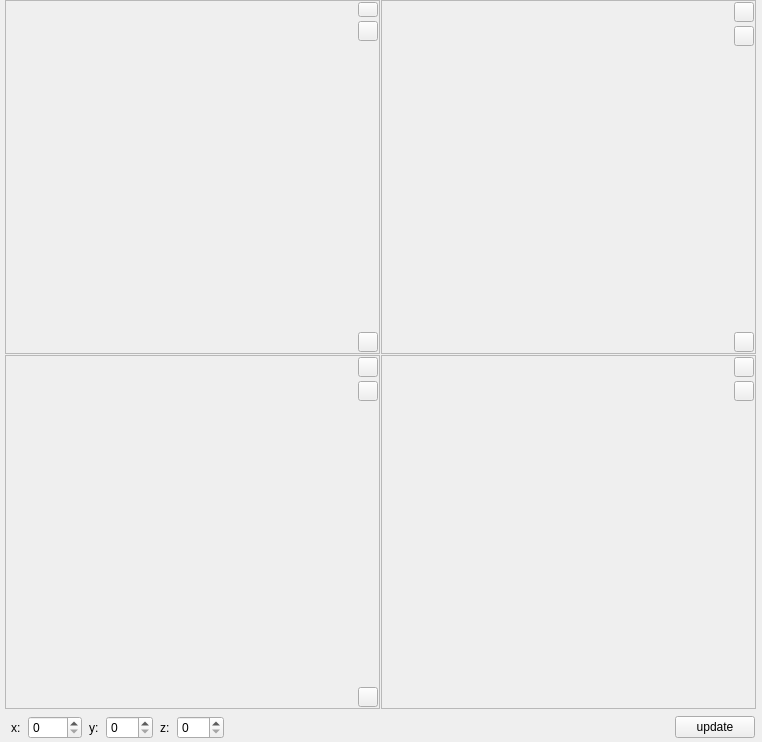
  <widget class="QWidget" name="centralwidget">
   <layout class="QHBoxLayout" name="horizontalLayout_3">
    <property name="spacing">
     <number>7</number>
    </property>
    <property name="leftMargin">
     <number>5</number>
    </property>
    <property name="topMargin">
     <number>0</number>
    </property>
    <property name="rightMargin">
     <number>4</number>
    </property>
    <property name="bottomMargin">
     <number>0</number>
    </property>
    <item>
     <layout class="QGridLayout" name="viewGridLayout">
      <property name="spacing">
       <number>1</number>
      </property>
      <item row="6" column="0">
       <widget class="QFrame" name="image3frame">
        <property name="frameShape">
         <enum>QFrame::StyledPanel</enum>
        </property>
        <property name="frameShadow">
         <enum>QFrame::Raised</enum>
        </property>
        <layout class="QHBoxLayout" name="horizontalLayout_4">
         <property name="spacing">
          <number>1</number>
         </property>
         <property name="leftMargin">
          <number>1</number>
         </property>
         <property name="topMargin">
          <number>1</number>
         </property>
         <property name="rightMargin">
          <number>1</number>
         </property>
         <property name="bottomMargin">
          <number>1</number>
         </property>
         <item>
          <widget class="QVTKWidget" name="image3View">
           <property name="sizePolicy">
            <sizepolicy hsizetype="Expanding" vsizetype="Expanding">
             <horstretch>0</horstretch>
             <verstretch>0</verstretch>
            </sizepolicy>
           </property>
           <property name="minimumSize">
            <size>
             <width>350</width>
             <height>350</height>
            </size>
           </property>
          </widget>
         </item>
         <item>
          <layout class="QVBoxLayout" name="verticalLayout_3">
           <property name="spacing">
            <number>4</number>
           </property>
           <item>
            <widget class="QPushButton" name="LLBtn">
             <property name="maximumSize">
              <size>
               <width>20</width>
               <height>20</height>
              </size>
             </property>
             <property name="toolTip">
              <string>Expand this view to the entire window</string>
             </property>
             <property name="text">
              <string/>
             </property>
             <property name="icon">
              <iconset resource="../../resources/Project.qrc">
               <normaloff>:/icons/expandwin.png</normaloff>:/icons/expandwin.png</iconset>
             </property>
             <property name="iconSize">
              <size>
               <width>15</width>
               <height>15</height>
              </size>
             </property>
             <property name="flat">
              <bool>false</bool>
             </property>
            </widget>
           </item>
           <item>
            <widget class="QPushButton" name="LLBtn2">
             <property name="maximumSize">
              <size>
               <width>20</width>
               <height>20</height>
              </size>
             </property>
             <property name="toolTip">
              <string>Restore the four-panel display configuration</string>
             </property>
             <property name="text">
              <string/>
             </property>
             <property name="icon">
              <iconset resource="../../resources/Project.qrc">
               <normaloff>:/icons/LayoutFourViews.png</normaloff>:/icons/LayoutFourViews.png</iconset>
             </property>
             <property name="iconSize">
              <size>
               <width>15</width>
               <height>15</height>
              </size>
             </property>
            </widget>
           </item>
           <item>
            <spacer name="verticalSpacer_2">
             <property name="orientation">
              <enum>Qt::Vertical</enum>
             </property>
             <property name="sizeHint" stdset="0">
              <size>
               <width>20</width>
               <height>40</height>
              </size>
             </property>
            </spacer>
           </item>
           <item>
            <widget class="QPushButton" name="LLSelectImgBtn">
             <property name="maximumSize">
              <size>
               <width>20</width>
               <height>20</height>
              </size>
             </property>
             <property name="text">
              <string/>
             </property>
             <property name="icon">
              <iconset resource="../../resources/Project.qrc">
               <normaloff>:/icons/downarrow.png</normaloff>:/icons/downarrow.png</iconset>
             </property>
             <property name="iconSize">
              <size>
               <width>15</width>
               <height>15</height>
              </size>
             </property>
            </widget>
           </item>
          </layout>
         </item>
        </layout>
       </widget>
      </item>
      <item row="6" column="1">
       <widget class="QFrame" name="image4frame">
        <property name="frameShape">
         <enum>QFrame::StyledPanel</enum>
        </property>
        <property name="frameShadow">
         <enum>QFrame::Raised</enum>
        </property>
        <layout class="QHBoxLayout" name="horizontalLayout_6">
         <property name="spacing">
          <number>1</number>
         </property>
         <property name="leftMargin">
          <number>1</number>
         </property>
         <property name="topMargin">
          <number>1</number>
         </property>
         <property name="rightMargin">
          <number>1</number>
         </property>
         <property name="bottomMargin">
          <number>1</number>
         </property>
         <item>
          <widget class="QVTKWidget" name="image4View">
           <property name="sizePolicy">
            <sizepolicy hsizetype="Expanding" vsizetype="Expanding">
             <horstretch>0</horstretch>
             <verstretch>0</verstretch>
            </sizepolicy>
           </property>
           <property name="minimumSize">
            <size>
             <width>350</width>
             <height>350</height>
            </size>
           </property>
          </widget>
         </item>
         <item>
          <layout class="QVBoxLayout" name="verticalLayout_9">
           <property name="spacing">
            <number>4</number>
           </property>
           <item>
            <widget class="QPushButton" name="LRBtn">
             <property name="maximumSize">
              <size>
               <width>20</width>
               <height>20</height>
              </size>
             </property>
             <property name="toolTip">
              <string>Expand this view to the entire window</string>
             </property>
             <property name="text">
              <string/>
             </property>
             <property name="icon">
              <iconset resource="../../resources/Project.qrc">
               <normaloff>:/icons/expandwin.png</normaloff>:/icons/expandwin.png</iconset>
             </property>
             <property name="iconSize">
              <size>
               <width>15</width>
               <height>15</height>
              </size>
             </property>
             <property name="flat">
              <bool>false</bool>
             </property>
            </widget>
           </item>
           <item>
            <widget class="QPushButton" name="LRBtn2">
             <property name="maximumSize">
              <size>
               <width>20</width>
               <height>20</height>
              </size>
             </property>
             <property name="toolTip">
              <string>Restore the four-panel display configuration</string>
             </property>
             <property name="text">
              <string/>
             </property>
             <property name="icon">
              <iconset resource="../../resources/Project.qrc">
               <normaloff>:/icons/LayoutFourViews.png</normaloff>:/icons/LayoutFourViews.png</iconset>
             </property>
             <property name="iconSize">
              <size>
               <width>15</width>
               <height>15</height>
              </size>
             </property>
            </widget>
           </item>
           <item>
            <spacer name="verticalSpacer_4">
             <property name="orientation">
              <enum>Qt::Vertical</enum>
             </property>
             <property name="sizeHint" stdset="0">
              <size>
               <width>20</width>
               <height>40</height>
              </size>
             </property>
            </spacer>
           </item>
          </layout>
         </item>
        </layout>
       </widget>
      </item>
      <item row="8" column="0" colspan="4">
       <layout class="QHBoxLayout" name="horizontalLayout_2">
        <property name="spacing">
         <number>6</number>
        </property>
        <item>
         <widget class="QWidget" name="xyzwidget" native="true">
          <layout class="QHBoxLayout" name="horizontalLayout_7">
           <property name="spacing">
            <number>7</number>
           </property>
           <property name="leftMargin">
            <number>6</number>
           </property>
           <property name="topMargin">
            <number>6</number>
           </property>
           <property name="rightMargin">
            <number>3</number>
           </property>
           <property name="bottomMargin">
            <number>3</number>
           </property>
           <item>
            <widget class="QLabel" name="label">
             <property name="text">
              <string>x:</string>
             </property>
            </widget>
           </item>
           <item>
            <widget class="QSpinBox" name="xSpinBox">
             <property name="sizePolicy">
              <sizepolicy hsizetype="Fixed" vsizetype="Fixed">
               <horstretch>0</horstretch>
               <verstretch>0</verstretch>
              </sizepolicy>
             </property>
             <property name="maximum">
              <number>9999</number>
             </property>
            </widget>
           </item>
           <item>
            <widget class="QLabel" name="label_2">
             <property name="text">
              <string>y:</string>
             </property>
            </widget>
           </item>
           <item>
            <widget class="QSpinBox" name="ySpinBox">
             <property name="sizePolicy">
              <sizepolicy hsizetype="Fixed" vsizetype="Fixed">
               <horstretch>0</horstretch>
               <verstretch>0</verstretch>
              </sizepolicy>
             </property>
             <property name="maximum">
              <number>999</number>
             </property>
            </widget>
           </item>
           <item>
            <widget class="QLabel" name="label_3">
             <property name="text">
              <string>z:</string>
             </property>
            </widget>
           </item>
           <item>
            <widget class="QSpinBox" name="zSpinBox">
             <property name="sizePolicy">
              <sizepolicy hsizetype="Fixed" vsizetype="Fixed">
               <horstretch>0</horstretch>
               <verstretch>0</verstretch>
              </sizepolicy>
             </property>
             <property name="maximum">
              <number>999</number>
             </property>
            </widget>
           </item>
           <item>
            <widget class="QWidget" name="windowlevelwidget" native="true">
             <property name="enabled">
              <bool>true</bool>
             </property>
             <property name="minimumSize">
              <size>
               <width>0</width>
               <height>0</height>
              </size>
             </property>
             <property name="maximumSize">
              <size>
               <width>16777215</width>
               <height>20</height>
              </size>
             </property>
             <layout class="QGridLayout" name="gridLayout">
              <item row="0" column="2">
               <widget class="QDoubleSpinBox" name="windowDoubleSpinBoxUR">
                <property name="maximumSize">
                 <size>
                  <width>51</width>
                  <height>100</height>
                 </size>
                </property>
                <property name="maximum">
                 <double>9999.000000000000000</double>
                </property>
               </widget>
              </item>
              <item row="1" column="2">
               <widget class="QDoubleSpinBox" name="windowDoubleSpinBoxLR">
                <property name="maximumSize">
                 <size>
                  <width>51</width>
                  <height>100</height>
                 </size>
                </property>
                <property name="maximum">
                 <double>9999.000000000000000</double>
                </property>
               </widget>
              </item>
              <item row="1" column="1">
               <widget class="QDoubleSpinBox" name="levelDoubleSpinBoxLL">
                <property name="maximumSize">
                 <size>
                  <width>51</width>
                  <height>100</height>
                 </size>
                </property>
                <property name="maximum">
                 <double>9999.000000000000000</double>
                </property>
               </widget>
              </item>
              <item row="0" column="3">
               <widget class="QDoubleSpinBox" name="levelDoubleSpinBoxUR">
                <property name="maximumSize">
                 <size>
                  <width>51</width>
                  <height>100</height>
                 </size>
                </property>
                <property name="maximum">
                 <double>9999.000000000000000</double>
                </property>
               </widget>
              </item>
              <item row="0" column="0">
               <widget class="QDoubleSpinBox" name="windowDoubleSpinBoxUL">
                <property name="maximumSize">
                 <size>
                  <width>51</width>
                  <height>100</height>
                 </size>
                </property>
                <property name="maximum">
                 <double>9999.000000000000000</double>
                </property>
               </widget>
              </item>
              <item row="0" column="1">
               <widget class="QDoubleSpinBox" name="levelDoubleSpinBoxUL">
                <property name="maximumSize">
                 <size>
                  <width>51</width>
                  <height>100</height>
                 </size>
                </property>
                <property name="maximum">
                 <double>9999.000000000000000</double>
                </property>
               </widget>
              </item>
              <item row="1" column="0">
               <widget class="QDoubleSpinBox" name="windowDoubleSpinBoxLL">
                <property name="maximumSize">
                 <size>
                  <width>51</width>
                  <height>100</height>
                 </size>
                </property>
                <property name="maximum">
                 <double>9999.000000000000000</double>
                </property>
               </widget>
              </item>
              <item row="1" column="3">
               <widget class="QDoubleSpinBox" name="levelDoubleSpinBoxLR">
                <property name="maximumSize">
                 <size>
                  <width>51</width>
                  <height>100</height>
                 </size>
                </property>
                <property name="maximum">
                 <double>9999.000000000000000</double>
                </property>
               </widget>
              </item>
              <item row="0" column="4">
               <widget class="QDoubleSpinBox" name="doubleSpinBox">
                <property name="maximumSize">
                 <size>
                  <width>51</width>
                  <height>100</height>
                 </size>
                </property>
               </widget>
              </item>
              <item row="1" column="4">
               <widget class="QDoubleSpinBox" name="doubleSpinBox_2">
                <property name="maximumSize">
                 <size>
                  <width>51</width>
                  <height>100</height>
                 </size>
                </property>
               </widget>
              </item>
             </layout>
            </widget>
           </item>
           <item>
            <spacer name="horizontalSpacer">
             <property name="orientation">
              <enum>Qt::Horizontal</enum>
             </property>
             <property name="sizeHint" stdset="0">
              <size>
               <width>40</width>
               <height>20</height>
              </size>
             </property>
            </spacer>
           </item>
           <item>
            <widget class="QPushButton" name="updateBtn">
             <property name="text">
              <string>update</string>
             </property>
            </widget>
           </item>
          </layout>
         </widget>
        </item>
       </layout>
      </item>
      <item row="3" column="0">
       <widget class="QFrame" name="image1frame">
        <property name="frameShape">
         <enum>QFrame::StyledPanel</enum>
        </property>
        <property name="frameShadow">
         <enum>QFrame::Raised</enum>
        </property>
        <layout class="QHBoxLayout" name="horizontalLayout">
         <property name="spacing">
          <number>1</number>
         </property>
         <property name="leftMargin">
          <number>1</number>
         </property>
         <property name="topMargin">
          <number>1</number>
         </property>
         <property name="rightMargin">
          <number>1</number>
         </property>
         <property name="bottomMargin">
          <number>1</number>
         </property>
         <item>
          <widget class="QVTKWidget" name="image1View">
           <property name="sizePolicy">
            <sizepolicy hsizetype="Expanding" vsizetype="Expanding">
             <horstretch>0</horstretch>
             <verstretch>0</verstretch>
            </sizepolicy>
           </property>
           <property name="minimumSize">
            <size>
             <width>350</width>
             <height>350</height>
            </size>
           </property>
          </widget>
         </item>
         <item>
          <layout class="QVBoxLayout" name="verticalLayout_2">
           <property name="spacing">
            <number>4</number>
           </property>
           <property name="sizeConstraint">
            <enum>QLayout::SetDefaultConstraint</enum>
           </property>
           <item>
            <widget class="QPushButton" name="ULBtn">
             <property name="sizePolicy">
              <sizepolicy hsizetype="Minimum" vsizetype="Minimum">
               <horstretch>0</horstretch>
               <verstretch>0</verstretch>
              </sizepolicy>
             </property>
             <property name="maximumSize">
              <size>
               <width>20</width>
               <height>20</height>
              </size>
             </property>
             <property name="font">
              <font>
               <pointsize>4</pointsize>
              </font>
             </property>
             <property name="toolTip">
              <string>Expand this view to the entire window</string>
             </property>
             <property name="layoutDirection">
              <enum>Qt::LeftToRight</enum>
             </property>
             <property name="text">
              <string/>
             </property>
             <property name="icon">
              <iconset resource="../../resources/Project.qrc">
               <normaloff>:/icons/expandwin.png</normaloff>:/icons/expandwin.png</iconset>
             </property>
             <property name="iconSize">
              <size>
               <width>15</width>
               <height>15</height>
              </size>
             </property>
             <property name="checkable">
              <bool>false</bool>
             </property>
             <property name="autoRepeat">
              <bool>false</bool>
             </property>
             <property name="autoExclusive">
              <bool>false</bool>
             </property>
             <property name="autoDefault">
              <bool>false</bool>
             </property>
             <property name="flat">
              <bool>false</bool>
             </property>
            </widget>
           </item>
           <item>
            <widget class="QPushButton" name="ULBtn2">
             <property name="sizePolicy">
              <sizepolicy hsizetype="Minimum" vsizetype="Minimum">
               <horstretch>0</horstretch>
               <verstretch>0</verstretch>
              </sizepolicy>
             </property>
             <property name="maximumSize">
              <size>
               <width>20</width>
               <height>20</height>
              </size>
             </property>
             <property name="toolTip">
              <string>Restore the four-panel display configuration</string>
             </property>
             <property name="text">
              <string/>
             </property>
             <property name="icon">
              <iconset resource="../../resources/Project.qrc">
               <normaloff>:/icons/LayoutFourViews.png</normaloff>:/icons/LayoutFourViews.png</iconset>
             </property>
             <property name="iconSize">
              <size>
               <width>15</width>
               <height>15</height>
              </size>
             </property>
            </widget>
           </item>
           <item>
            <spacer name="verticalSpacer">
             <property name="orientation">
              <enum>Qt::Vertical</enum>
             </property>
             <property name="sizeType">
              <enum>QSizePolicy::Expanding</enum>
             </property>
             <property name="sizeHint" stdset="0">
              <size>
               <width>20</width>
               <height>40</height>
              </size>
             </property>
            </spacer>
           </item>
           <item>
            <widget class="QPushButton" name="ULSelectImgBtn">
             <property name="maximumSize">
              <size>
               <width>20</width>
               <height>20</height>
              </size>
             </property>
             <property name="text">
              <string/>
             </property>
             <property name="icon">
              <iconset resource="../../resources/Project.qrc">
               <normaloff>:/icons/downarrow.png</normaloff>:/icons/downarrow.png</iconset>
             </property>
             <property name="iconSize">
              <size>
               <width>15</width>
               <height>15</height>
              </size>
             </property>
            </widget>
           </item>
          </layout>
         </item>
        </layout>
       </widget>
      </item>
      <item row="3" column="1">
       <widget class="QFrame" name="image2frame">
        <property name="frameShape">
         <enum>QFrame::StyledPanel</enum>
        </property>
        <property name="frameShadow">
         <enum>QFrame::Raised</enum>
        </property>
        <layout class="QHBoxLayout" name="horizontalLayout_5">
         <property name="spacing">
          <number>1</number>
         </property>
         <property name="leftMargin">
          <number>1</number>
         </property>
         <property name="topMargin">
          <number>1</number>
         </property>
         <property name="rightMargin">
          <number>1</number>
         </property>
         <property name="bottomMargin">
          <number>1</number>
         </property>
         <item>
          <widget class="QVTKWidget" name="image2View">
           <property name="sizePolicy">
            <sizepolicy hsizetype="Expanding" vsizetype="Expanding">
             <horstretch>0</horstretch>
             <verstretch>0</verstretch>
            </sizepolicy>
           </property>
           <property name="minimumSize">
            <size>
             <width>350</width>
             <height>350</height>
            </size>
           </property>
          </widget>
         </item>
         <item>
          <layout class="QVBoxLayout" name="verticalLayout_8">
           <property name="spacing">
            <number>4</number>
           </property>
           <item>
            <widget class="QPushButton" name="URBtn">
             <property name="maximumSize">
              <size>
               <width>20</width>
               <height>20</height>
              </size>
             </property>
             <property name="toolTip">
              <string>Expand this view to the entire window</string>
             </property>
             <property name="text">
              <string/>
             </property>
             <property name="icon">
              <iconset resource="../../resources/Project.qrc">
               <normaloff>:/icons/expandwin.png</normaloff>:/icons/expandwin.png</iconset>
             </property>
             <property name="iconSize">
              <size>
               <width>15</width>
               <height>15</height>
              </size>
             </property>
             <property name="flat">
              <bool>false</bool>
             </property>
            </widget>
           </item>
           <item>
            <widget class="QPushButton" name="URBtn2">
             <property name="maximumSize">
              <size>
               <width>20</width>
               <height>20</height>
              </size>
             </property>
             <property name="toolTip">
              <string>Restore the four-panel display configuration</string>
             </property>
             <property name="text">
              <string/>
             </property>
             <property name="icon">
              <iconset resource="../../resources/Project.qrc">
               <normaloff>:/icons/LayoutFourViews.png</normaloff>:/icons/LayoutFourViews.png</iconset>
             </property>
             <property name="iconSize">
              <size>
               <width>15</width>
               <height>15</height>
              </size>
             </property>
            </widget>
           </item>
           <item>
            <spacer name="verticalSpacer_3">
             <property name="orientation">
              <enum>Qt::Vertical</enum>
             </property>
             <property name="sizeHint" stdset="0">
              <size>
               <width>20</width>
               <height>40</height>
              </size>
             </property>
            </spacer>
           </item>
           <item>
            <widget class="QPushButton" name="URSelectImgBtn">
             <property name="maximumSize">
              <size>
               <width>20</width>
               <height>20</height>
              </size>
             </property>
             <property name="text">
              <string/>
             </property>
             <property name="icon">
              <iconset resource="../../resources/Project.qrc">
               <normaloff>:/icons/downarrow.png</normaloff>:/icons/downarrow.png</iconset>
             </property>
             <property name="iconSize">
              <size>
               <width>15</width>
               <height>15</height>
              </size>
             </property>
            </widget>
           </item>
          </layout>
         </item>
        </layout>
       </widget>
      </item>
     </layout>
    </item>
   </layout>
  </widget>
